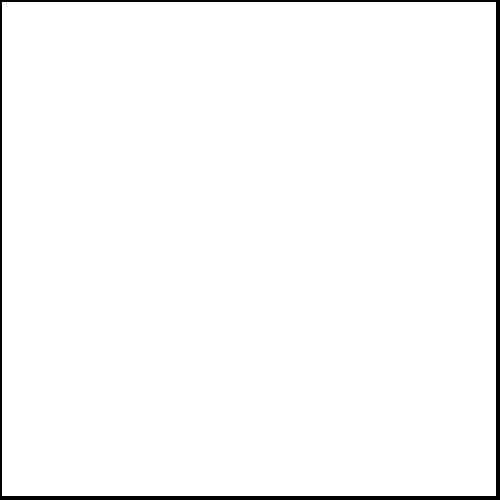
Frame 1 (no input)
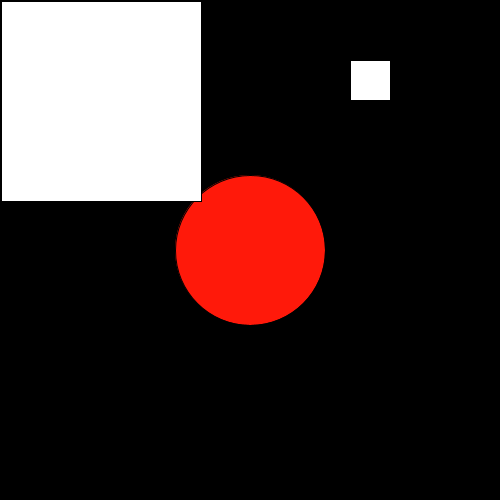
Frame 60 (the mouse pressed at the canvas centre just before this capture)
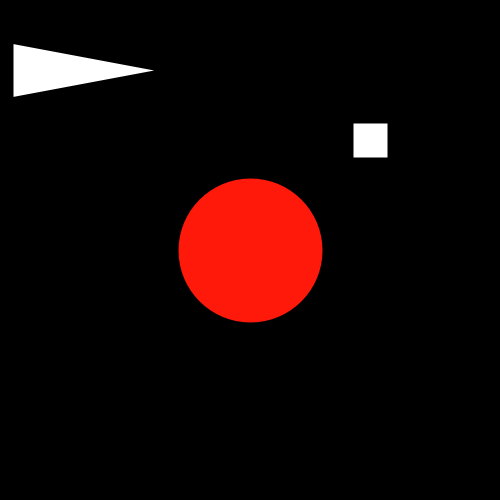
Frame 120 (the mouse held since frame 60 and released just before this capture)

The Processing sketch that drew these frames (run headless with seeded random() and noise(); from frame 60 on, the mouse is pressed at the canvas centre):

// Processing sketch: Julia_Lourenco_and_Wentworth_David__reverse_engineering
// ── Julia_Lourenco_and_Wentworth_David__reverse_engineering.pde
int L = 500;
int a = 50;
int y = 0;
int b = 50;
int c = b/2;
void setup() {
  size(500, 500);
}

void draw() {
  a = a +1;
  background(0);
   b = b+15;
 fill(b, c, 10);
 circle(250, 250, 150);
 fill(255, 255, 255);
  triangle(10, 40, a, 70, 10, 100);
  fill(0);
  rect(350, 0, 499, 499);
    fill(255, 255, 255);
    y = y+1;
    if (y == 500) {
    y = 0;
    
    } else {}
    square(350, y, 40);
    
  L = L - 5 ;
 square(1, 1, L);

  
}

void mousePressed() { 
  println(mouseX, mouseY);
  strokeWeight(6);
  point(mouseX, mouseY);
}
